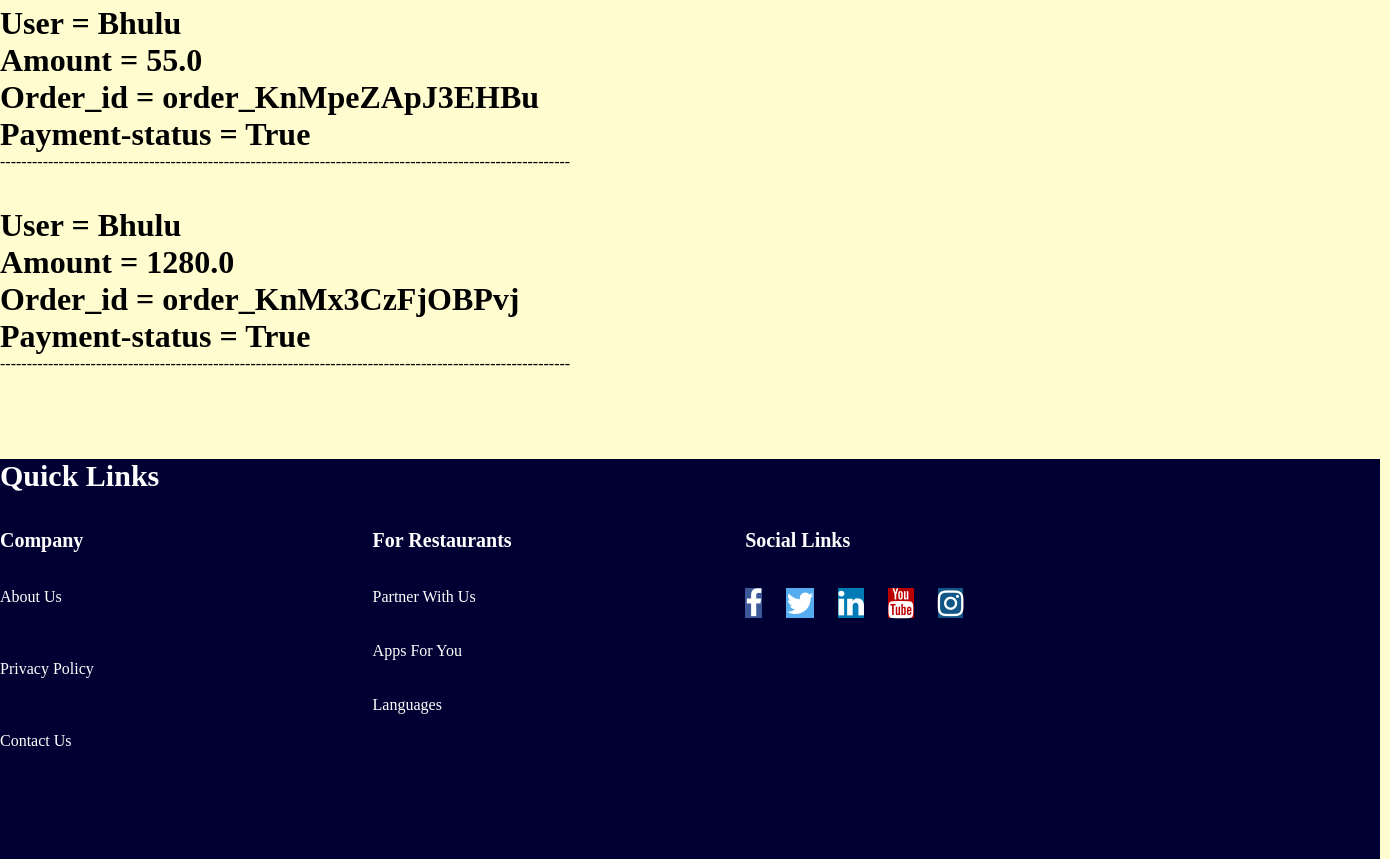
/paymentdone (lower part), run on an earlier commit of the app's database.
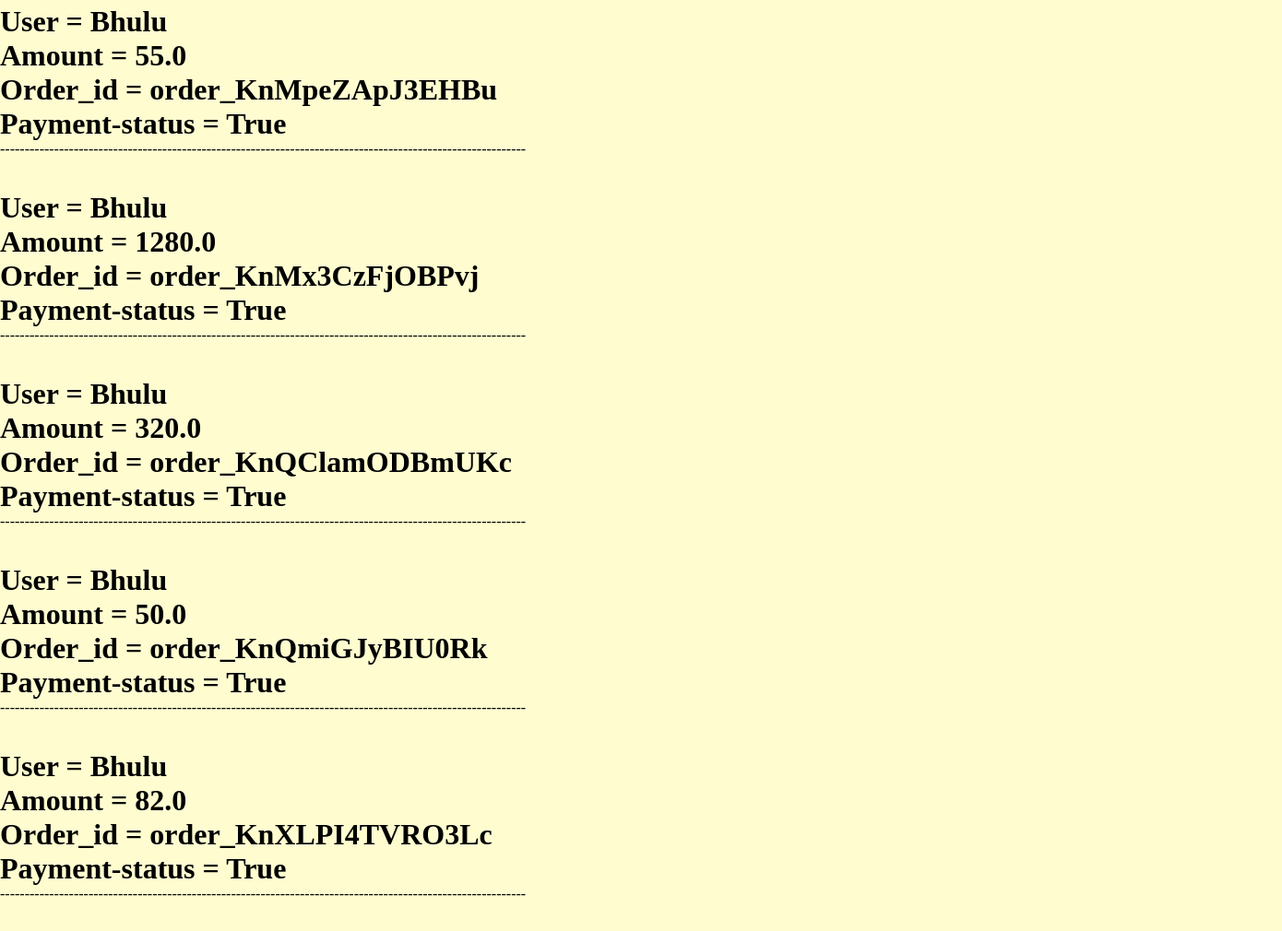
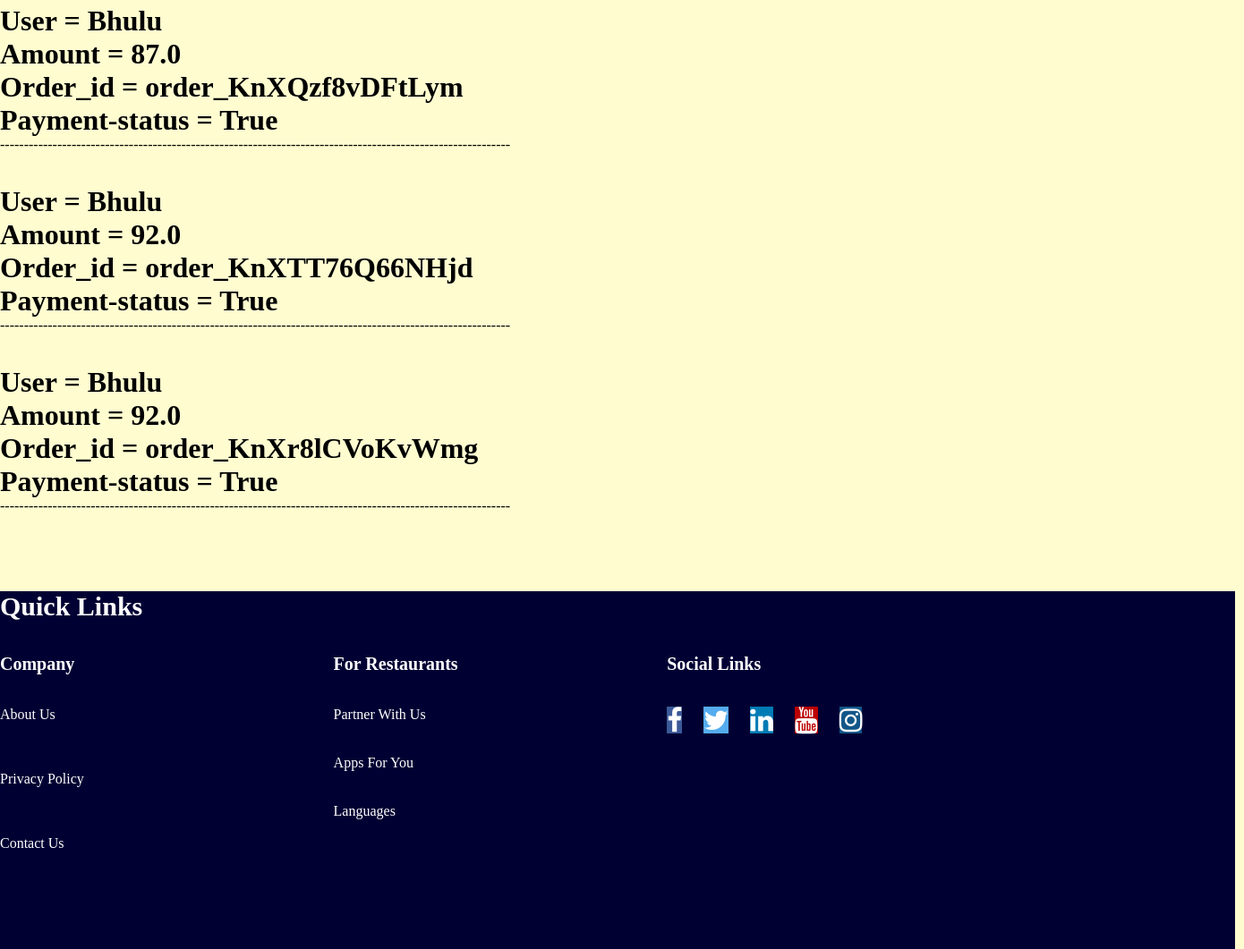
And on a later commit of the database (2 pictures, top to bottom).
### Hositality/models.py (models this page shows)
class Payment(models.Model):
    user=models.ForeignKey(User,on_delete=models.CASCADE)
    amount=models.FloatField()
    razorpay_order_id=models.CharField(max_length=100,blank=True,null=True)
    razorpay_payment_status = models.CharField(max_length=100, blank=True, null=True)
    razorpay_payment_id = models.CharField(max_length=100, blank=True, null=True)
    paid=models.BooleanField(default=False)

### Hositality/views.py (the view)
# urls.py: path('paymentdone', views.paymentdone, name='paymentdone'),
def paymentdone(request):
    payment_id = request.GET.get('payment_id')
    order_id = request.GET.get('order_id')
    print(order_id)
    cust_id = request.GET.get('cust_id')
    user=request.user
    k="Your payment is successfull"
    razorpay_payment_id = payment_id
    p = Payment.objects.all()
    return render(request, "productpayment.html", locals())

### Hositality/templates/productpayment.html (shortened to what this page needs)
<!DOCTYPE html>
<html lang="en">
<head>
     {% load static %}
<link href="https://use.fontawesome.com/releases/v5.0.1/css/all.css" rel="stylesheet">
    <link rel='stylesheet' href="{% static 'hello.css' %}">
    <link href="https://use.fontawesome.com/releases/v5.0.1/css/all.css" rel="stylesheet">
    <link rel="stylesheet" href="https://cdnjs.cloudflare.com/ajax/libs/font-awesome/6.2.0/css/all.min.css">
    <link href="https://unpkg.com/aos@2.3.1/dist/aos.css" rel="stylesheet">
    <link rel="stylesheet" href="https://cdnjs.cloudflare.com/ajax/libs/font-awesome/4.7.0/css/font-awesome.min.css">
</head>
<body style="background-color:#FFFDD0;">
<br>
 <br>
 <br>
 <br>
 <br>
 <br>
{%for c in p%}
<div>
  <h1 class="ho3"> User = {{c.user}}</h1>
 <h1> Amount = {{c.amount}}</h1>
 <h1>Order_id = {{c.razorpay_order_id}}</h1>
    <h1>Payment-status = {{c.paid}}</h1>
</div>
-----------------------------------------------------------------------------------------------------------
<br>
 <br>
 <br>
 {%endfor%}
<footer style="background-color:#000033;" class="footer">
<h3>Quick Links</h3>
    <br>
<br>
 <div class="column">
<p>Company</p>
     <br>
     <br>
                <ul style="list-style-type:disc">
                    <li><a href="aboutus" style="color:white;">About Us</a></li>
                    <br>
                    <br>
                    <br>
                    <li><a href="#" style="color:white;">Privacy Policy</a></li>
                    <br>
                    <br>
                    <br>
                    <li><a href="#" style="color:white;">Contact Us</a></li>
                    <br>
                    <br>
                </ul>
            </div>
            <div class="column">
<p>For Restaurants</p>
<br><br>
                <ul>
                    <li><a href="#" style="color:white;">Partner With Us</a></li><br><br>
                    <li><a href="#" style="color:white;">Apps For You</a></li><br><br>
                    <li><a href="#" style="color:white;">Languages</a></li><br><br>
                </ul>
            </div>
            <div class="column">
<p>Social Links</p>
<br><br>
                <ul>
                    <li><a href="#" class="fa fa-facebook" style="font-size:30px;"></a>
                          <a href="#" class="fa fa-twitter" style="font-size:30px;"></a>
                          <a href="#" class="fa fa-linkedin" style="font-size:30px;"></a>
                          <a href="#" class="fa fa-youtube" style="font-size:30px;"></a>
                          <a href="#" class="fa fa-instagram" style="font-size:30px;"></a></li>
                </ul>
            </div>
</footer>
</body>
</html>

What changed in the data, as far as the page shows it:
added Payment: user "Bhulu", amount "320.0", razorpay_order_id "order_KnQClamODBmUKc", paid "True"
added Payment: user "Bhulu", amount "50.0", razorpay_order_id "order_KnQmiGJyBIU0Rk", paid "True"
added Payment: user "Bhulu", amount "82.0", razorpay_order_id "order_KnXLPI4TVRO3Lc", paid "True"
added Payment: user "Bhulu", amount "87.0", razorpay_order_id "order_KnXQzf8vDFtLym", paid "True"
added Payment: user "Bhulu", amount "92.0", razorpay_order_id "order_KnXTT76Q66NHjd", paid "True"
added Payment: user "Bhulu", amount "92.0", razorpay_order_id "order_KnXr8lCVoKvWmg", paid "True"
